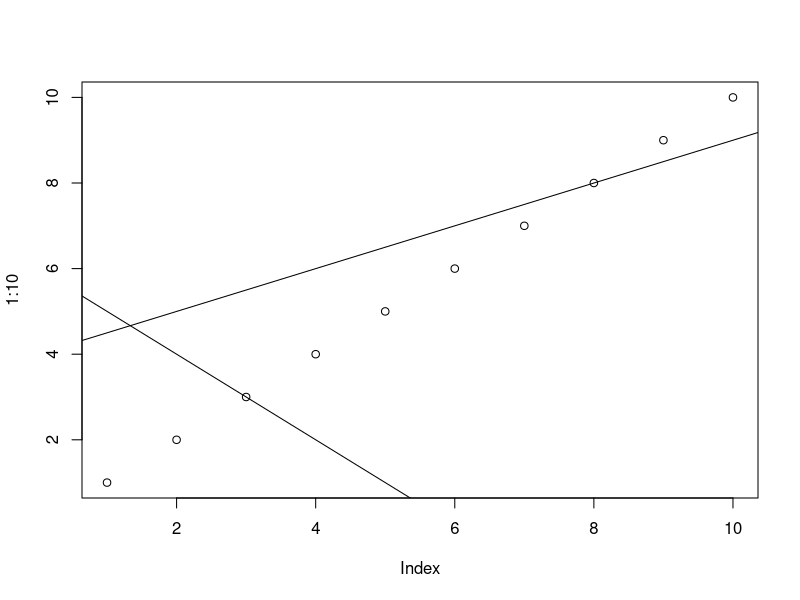

Generate this figure with R:
plot(1:10)
# Add a line with gradient 4, y-intercept 0.5
abline(
    a = c(4, 6),
    b = c(0.5, -1),
)
# Add a line with gradient 6, y-intercept -1
abline(
    a = 6,
    b = -1,
)